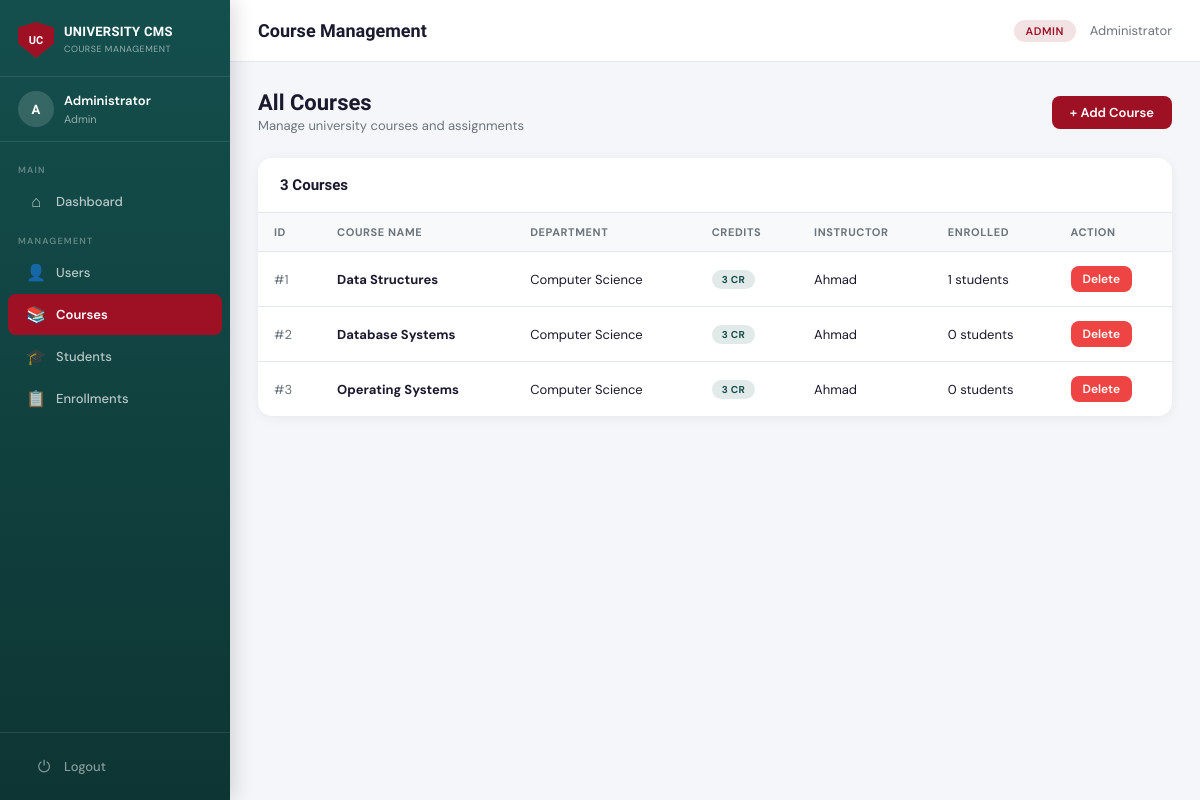
Page /admin/courses (signed in) on the committed database.
### tables this page shows
CREATE TABLE Course (
    course_id   INTEGER PRIMARY KEY AUTOINCREMENT,
    course_name TEXT NOT NULL,
    credits     INTEGER NOT NULL DEFAULT 3,
    department  TEXT,
    instructor_id INTEGER,
    created_at  TEXT DEFAULT (datetime('now')),
    FOREIGN KEY(instructor_id) REFERENCES Instructor(instructor_id) ON DELETE SET NULL
);

### app.py (the view)
@app.route('/admin/courses')
@login_required
@role_required('admin')
def admin_courses():
    courses = query(
        "SELECT c.*, i.name as instructor_name, "
        "COUNT(e.enrollment_id) as enrolled "
        "FROM Course c "
        "LEFT JOIN Instructor i ON c.instructor_id=i.instructor_id "
        "LEFT JOIN Enrollment e ON c.course_id=e.course_id "
        "GROUP BY c.course_id ORDER BY c.course_name"
    )
    return render_template('admin_courses.html', courses=courses)

### app.py (called while the page is built)
def get_db():
    conn = sqlite3.connect(DB_PATH)
    conn.row_factory = sqlite3.Row   # access columns by name
    conn.execute("PRAGMA foreign_keys = ON")
    return conn

def query(sql, args=(), one=False):
    conn = get_db()
    cur  = conn.execute(sql, args)
    rv   = cur.fetchall()
    conn.close()
    return (rv[0] if rv else None) if one else rv

def login_required(f):
    from functools import wraps
    @wraps(f)
    def decorated(*args, **kwargs):
        if 'user_id' not in session:
            flash("Please log in first.", "error")
            return redirect(url_for('login'))
        return f(*args, **kwargs)
    return decorated

def role_required(*roles):
    def decorator(f):
        from functools import wraps
        @wraps(f)
        def decorated(*args, **kwargs):
            if session.get('role') not in roles:
                flash("Access denied.", "error")
                return redirect(url_for('dashboard'))
            return f(*args, **kwargs)
        return decorated
    return decorator

### templates/admin_courses.html (shortened to what this page needs)
{% extends 'base.html' %}
{% block page_title %}Course Management{% endblock %}
{% block content %}
<div class="page-header">
  <div>
    <h1>All Courses</h1>
    <p>Manage university courses and assignments</p>
  </div>
  <a href="{{ url_for('admin_add_course') }}" class="btn btn-red">+ Add Course</a>
</div>
<div class="table-card">
  <div class="table-card-header">
    <h3>{{ courses | length }} Courses</h3>
  </div>
  <table>
    <thead>
      <tr>
        <th>ID</th>
        <th>Course Name</th>
        <th>Department</th>
        <th>Credits</th>
        <th>Instructor</th>
        <th>Enrolled</th>
        <th>Action</th>
      </tr>
    </thead>
    <tbody>
      {% for c in courses %}
      <tr>
        <td style="color:var(--subtext);">#{{ c['course_id'] }}</td>
        <td><strong>{{ c['course_name'] }}</strong></td>
        <td>{{ c['department'] or '—' }}</td>
        <td><span class="badge badge-teal">{{ c['credits'] }} CR</span></td>
        <td>{{ c['instructor_name'] or '<span style="color:var(--subtext);">Unassigned</span>' }}</td>
        <td>{{ c['enrolled'] }} students</td>
        <td>
          <form method="POST" action="{{ url_for('admin_delete_course', cid=c['course_id']) }}"
                onsubmit="return confirm('Delete course {{ c['course_name'] }}? All enrollments will also be deleted.');">
            <button type="submit" class="btn btn-danger btn-sm">Delete</button>
          </form>
        </td>
      </tr>
      {% endfor %}
    </tbody>
  </table>
</div>
{% endblock %}

### templates/base.html (shortened to what this page needs)
<!DOCTYPE html>
<html lang="en">
<head>
  <link rel="stylesheet" href="{{ url_for('static', filename='css/style.css') }}">
</head>
<body>
<div class="layout">
  <aside class="sidebar">
    <div class="sidebar-logo">
      <div class="logo-shield">UC</div>
      <div class="logo-text">
        <strong>UNIVERSITY CMS</strong>
        <span>Course Management</span>
      </div>
    </div>
    <div class="sidebar-user">
      <div class="user-avatar">{{ session.name[0] | upper if session.name else '?' }}</div>
      <div class="user-info">
        <strong>{{ session.name or session.username }}</strong>
        <span>{{ session.role }}</span>
      </div>
    </div>
    <nav class="sidebar-nav">
      {% if session.role == 'admin' %}
        <div class="nav-section-label">Main</div>
        <a href="{{ url_for('dashboard') }}"
           class="nav-item {% if request.endpoint == 'dashboard' %}active{% endif %}">
          <span class="icon">⌂</span> Dashboard
        </a>
        <div class="nav-section-label">Management</div>
        <a href="{{ url_for('admin_users') }}"
           class="nav-item {% if 'users' in request.endpoint %}active{% endif %}">
          <span class="icon">👤</span> Users
        </a>
        <a href="{{ url_for('admin_courses') }}"
           class="nav-item {% if 'courses' in request.endpoint %}active{% endif %}">
          <span class="icon">📚</span> Courses
        </a>
        <a href="{{ url_for('admin_students') }}"
           class="nav-item {% if 'students' in request.endpoint %}active{% endif %}">
          <span class="icon">🎓</span> Students
        </a>
        <a href="{{ url_for('admin_enrollments') }}"
           class="nav-item {% if 'enrollments' in request.endpoint %}active{% endif %}">
          <span class="icon">📋</span> Enrollments
        </a>
      {% endif %}
    </nav>
    <div class="sidebar-footer">
      <a href="{{ url_for('logout') }}" class="nav-item" style="color:rgba(255,255,255,0.5);">
        <span class="icon">⏻</span> Logout
      </a>
    </div>
  </aside>
  <div class="main">
    <header class="topbar">
      <div class="topbar-title">{% block page_title %}Dashboard{% endblock %}</div>
      <div class="topbar-right">
        <span class="badge-role {{ session.role }}">{{ session.role }}</span>
        <span style="font-size:13px; color:var(--subtext);">{{ session.name or session.username }}</span>
      </div>
    </header>
    <div class="page-body">
      {% block content %}{% endblock %}
    </div>
  </div>
</div>
</body>
</html>

### rows in the picture
Course: course_id "1", course_name "Data Structures", department "Computer Science", credits "3", c "Ahmad", enrolled "1"
Course: course_id "2", course_name "Database Systems", department "Computer Science", credits "3", c "Ahmad", enrolled "0"
Course: course_id "3", course_name "Operating Systems", department "Computer Science", credits "3", c "Ahmad", enrolled "0"

### other values in the picture
{{ session.name[0] | upper if session.name else '?' }} "A"
{{ session.name or session.username }} "Administrator"
{{ session.role }} "Admin"
{{ session.role }} "ADMIN"
{{ courses | length }} "3"
